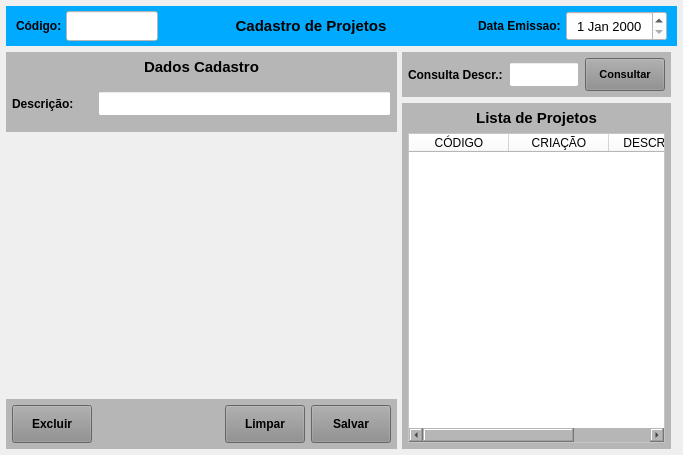
<?xml version="1.0" encoding="UTF-8"?>
<ui version="4.0">
 <class>MainWindow</class>
 <widget class="QMainWindow" name="MainWindow">
  <property name="geometry">
   <rect>
    <x>0</x>
    <y>0</y>
    <width>683</width>
    <height>455</height>
   </rect>
  </property>
  <property name="windowTitle">
   <string>Cadastro de Conjuntos</string>
  </property>
  <property name="styleSheet">
   <string notr="true"/>
  </property>
  <widget class="QWidget" name="centralwidget">
   <layout class="QVBoxLayout" name="verticalLayout">
    <property name="spacing">
     <number>6</number>
    </property>
    <property name="leftMargin">
     <number>6</number>
    </property>
    <property name="topMargin">
     <number>6</number>
    </property>
    <property name="rightMargin">
     <number>6</number>
    </property>
    <property name="bottomMargin">
     <number>6</number>
    </property>
    <item>
     <widget class="QWidget" name="widget" native="true">
      <property name="minimumSize">
       <size>
        <width>0</width>
        <height>40</height>
       </size>
      </property>
      <property name="maximumSize">
       <size>
        <width>16777215</width>
        <height>40</height>
       </size>
      </property>
      <property name="styleSheet">
       <string notr="true">background-color: rgb(0, 170, 255);</string>
      </property>
      <layout class="QHBoxLayout" name="horizontalLayout">
       <property name="spacing">
        <number>2</number>
       </property>
       <property name="leftMargin">
        <number>10</number>
       </property>
       <property name="topMargin">
        <number>5</number>
       </property>
       <property name="rightMargin">
        <number>10</number>
       </property>
       <property name="bottomMargin">
        <number>5</number>
       </property>
       <item>
        <widget class="QLabel" name="label_4">
         <property name="minimumSize">
          <size>
           <width>48</width>
           <height>0</height>
          </size>
         </property>
         <property name="maximumSize">
          <size>
           <width>48</width>
           <height>16777215</height>
          </size>
         </property>
         <property name="font">
          <font>
           <pointsize>9</pointsize>
           <weight>75</weight>
           <bold>true</bold>
          </font>
         </property>
         <property name="styleSheet">
          <string notr="true"/>
         </property>
         <property name="text">
          <string>Código:</string>
         </property>
         <property name="alignment">
          <set>Qt::AlignLeading|Qt::AlignLeft|Qt::AlignVCenter</set>
         </property>
        </widget>
       </item>
       <item>
        <widget class="QLineEdit" name="line_Num">
         <property name="sizePolicy">
          <sizepolicy hsizetype="Preferred" vsizetype="Preferred">
           <horstretch>0</horstretch>
           <verstretch>0</verstretch>
          </sizepolicy>
         </property>
         <property name="minimumSize">
          <size>
           <width>92</width>
           <height>0</height>
          </size>
         </property>
         <property name="maximumSize">
          <size>
           <width>92</width>
           <height>16777215</height>
          </size>
         </property>
         <property name="font">
          <font>
           <pointsize>12</pointsize>
          </font>
         </property>
         <property name="styleSheet">
          <string notr="true">background-color: rgb(255, 255, 255);</string>
         </property>
         <property name="inputMask">
          <string/>
         </property>
         <property name="text">
          <string/>
         </property>
         <property name="frame">
          <bool>true</bool>
         </property>
         <property name="echoMode">
          <enum>QLineEdit::Normal</enum>
         </property>
         <property name="alignment">
          <set>Qt::AlignCenter</set>
         </property>
         <property name="dragEnabled">
          <bool>false</bool>
         </property>
         <property name="placeholderText">
          <string/>
         </property>
        </widget>
       </item>
       <item>
        <widget class="QLabel" name="label_13">
         <property name="sizePolicy">
          <sizepolicy hsizetype="Preferred" vsizetype="Preferred">
           <horstretch>0</horstretch>
           <verstretch>0</verstretch>
          </sizepolicy>
         </property>
         <property name="minimumSize">
          <size>
           <width>0</width>
           <height>0</height>
          </size>
         </property>
         <property name="font">
          <font>
           <pointsize>11</pointsize>
           <weight>75</weight>
           <bold>true</bold>
          </font>
         </property>
         <property name="styleSheet">
          <string notr="true"/>
         </property>
         <property name="text">
          <string>Cadastro de Projetos</string>
         </property>
         <property name="alignment">
          <set>Qt::AlignCenter</set>
         </property>
        </widget>
       </item>
       <item>
        <widget class="QLabel" name="label_11">
         <property name="sizePolicy">
          <sizepolicy hsizetype="Preferred" vsizetype="Preferred">
           <horstretch>0</horstretch>
           <verstretch>0</verstretch>
          </sizepolicy>
         </property>
         <property name="minimumSize">
          <size>
           <width>100</width>
           <height>0</height>
          </size>
         </property>
         <property name="maximumSize">
          <size>
           <width>100</width>
           <height>16777215</height>
          </size>
         </property>
         <property name="font">
          <font>
           <pointsize>9</pointsize>
           <weight>75</weight>
           <bold>true</bold>
          </font>
         </property>
         <property name="styleSheet">
          <string notr="true"/>
         </property>
         <property name="text">
          <string>Data Emissao: </string>
         </property>
         <property name="alignment">
          <set>Qt::AlignRight|Qt::AlignTrailing|Qt::AlignVCenter</set>
         </property>
        </widget>
       </item>
       <item>
        <widget class="QDateEdit" name="date_Emissao">
         <property name="sizePolicy">
          <sizepolicy hsizetype="Preferred" vsizetype="Preferred">
           <horstretch>0</horstretch>
           <verstretch>0</verstretch>
          </sizepolicy>
         </property>
         <property name="minimumSize">
          <size>
           <width>101</width>
           <height>0</height>
          </size>
         </property>
         <property name="maximumSize">
          <size>
           <width>101</width>
           <height>16777215</height>
          </size>
         </property>
         <property name="font">
          <font>
           <pointsize>10</pointsize>
          </font>
         </property>
         <property name="styleSheet">
          <string notr="true">background-color: rgb(255, 255, 255);</string>
         </property>
         <property name="alignment">
          <set>Qt::AlignCenter</set>
         </property>
        </widget>
       </item>
      </layout>
     </widget>
    </item>
    <item>
     <widget class="QWidget" name="widget_2" native="true">
      <property name="styleSheet">
       <string notr="true"/>
      </property>
      <layout class="QHBoxLayout" name="horizontalLayout_3">
       <property name="spacing">
        <number>5</number>
       </property>
       <property name="leftMargin">
        <number>0</number>
       </property>
       <property name="topMargin">
        <number>0</number>
       </property>
       <property name="rightMargin">
        <number>0</number>
       </property>
       <property name="bottomMargin">
        <number>0</number>
       </property>
       <item>
        <widget class="QWidget" name="widget_4" native="true">
         <property name="minimumSize">
          <size>
           <width>391</width>
           <height>0</height>
          </size>
         </property>
         <property name="maximumSize">
          <size>
           <width>391</width>
           <height>16777215</height>
          </size>
         </property>
         <property name="styleSheet">
          <string notr="true"/>
         </property>
         <layout class="QVBoxLayout" name="verticalLayout_2">
          <property name="spacing">
           <number>5</number>
          </property>
          <property name="leftMargin">
           <number>0</number>
          </property>
          <property name="topMargin">
           <number>0</number>
          </property>
          <property name="rightMargin">
           <number>0</number>
          </property>
          <property name="bottomMargin">
           <number>0</number>
          </property>
          <item>
           <widget class="QWidget" name="widget_6" native="true">
            <property name="minimumSize">
             <size>
              <width>0</width>
              <height>80</height>
             </size>
            </property>
            <property name="maximumSize">
             <size>
              <width>16777215</width>
              <height>80</height>
             </size>
            </property>
            <property name="styleSheet">
             <string notr="true">background-color: rgb(182, 182, 182);</string>
            </property>
            <layout class="QVBoxLayout" name="verticalLayout_3">
             <property name="leftMargin">
              <number>6</number>
             </property>
             <property name="topMargin">
              <number>6</number>
             </property>
             <property name="rightMargin">
              <number>6</number>
             </property>
             <property name="bottomMargin">
              <number>6</number>
             </property>
             <item>
              <widget class="QLabel" name="label_2">
               <property name="minimumSize">
                <size>
                 <width>0</width>
                 <height>18</height>
                </size>
               </property>
               <property name="maximumSize">
                <size>
                 <width>16777215</width>
                 <height>18</height>
                </size>
               </property>
               <property name="font">
                <font>
                 <pointsize>11</pointsize>
                 <weight>75</weight>
                 <bold>true</bold>
                </font>
               </property>
               <property name="text">
                <string>Dados Cadastro</string>
               </property>
               <property name="alignment">
                <set>Qt::AlignCenter</set>
               </property>
              </widget>
             </item>
             <item>
              <widget class="QWidget" name="widget_8" native="true">
               <layout class="QHBoxLayout" name="horizontalLayout_4">
                <property name="leftMargin">
                 <number>0</number>
                </property>
                <property name="topMargin">
                 <number>0</number>
                </property>
                <property name="rightMargin">
                 <number>0</number>
                </property>
                <property name="bottomMargin">
                 <number>0</number>
                </property>
                <item>
                 <widget class="QLabel" name="label_24">
                  <property name="minimumSize">
                   <size>
                    <width>80</width>
                    <height>0</height>
                   </size>
                  </property>
                  <property name="maximumSize">
                   <size>
                    <width>80</width>
                    <height>16777215</height>
                   </size>
                  </property>
                  <property name="font">
                   <font>
                    <pointsize>9</pointsize>
                    <weight>75</weight>
                    <bold>true</bold>
                   </font>
                  </property>
                  <property name="text">
                   <string>Descrição:</string>
                  </property>
                  <property name="alignment">
                   <set>Qt::AlignLeading|Qt::AlignLeft|Qt::AlignVCenter</set>
                  </property>
                 </widget>
                </item>
                <item>
                 <widget class="QLineEdit" name="line_Descricao">
                  <property name="sizePolicy">
                   <sizepolicy hsizetype="Preferred" vsizetype="Preferred">
                    <horstretch>0</horstretch>
                    <verstretch>0</verstretch>
                   </sizepolicy>
                  </property>
                  <property name="minimumSize">
                   <size>
                    <width>0</width>
                    <height>25</height>
                   </size>
                  </property>
                  <property name="maximumSize">
                   <size>
                    <width>16777215</width>
                    <height>25</height>
                   </size>
                  </property>
                  <property name="font">
                   <font>
                    <pointsize>9</pointsize>
                   </font>
                  </property>
                  <property name="styleSheet">
                   <string notr="true">background-color: rgb(255, 255, 255);</string>
                  </property>
                  <property name="text">
                   <string/>
                  </property>
                  <property name="maxLength">
                   <number>45</number>
                  </property>
                  <property name="alignment">
                   <set>Qt::AlignLeading|Qt::AlignLeft|Qt::AlignVCenter</set>
                  </property>
                 </widget>
                </item>
               </layout>
              </widget>
             </item>
            </layout>
           </widget>
          </item>
          <item>
           <widget class="QWidget" name="widget_7" native="true"/>
          </item>
          <item>
           <widget class="QWidget" name="widget_3" native="true">
            <property name="minimumSize">
             <size>
              <width>0</width>
              <height>50</height>
             </size>
            </property>
            <property name="maximumSize">
             <size>
              <width>16777215</width>
              <height>50</height>
             </size>
            </property>
            <property name="styleSheet">
             <string notr="true">background-color: rgb(182, 182, 182);</string>
            </property>
            <layout class="QHBoxLayout" name="horizontalLayout_2">
             <property name="spacing">
              <number>6</number>
             </property>
             <property name="leftMargin">
              <number>6</number>
             </property>
             <property name="topMargin">
              <number>6</number>
             </property>
             <property name="rightMargin">
              <number>6</number>
             </property>
             <property name="bottomMargin">
              <number>6</number>
             </property>
             <item>
              <widget class="QPushButton" name="btn_Excluir">
               <property name="sizePolicy">
                <sizepolicy hsizetype="Fixed" vsizetype="Preferred">
                 <horstretch>0</horstretch>
                 <verstretch>0</verstretch>
                </sizepolicy>
               </property>
               <property name="maximumSize">
                <size>
                 <width>80</width>
                 <height>16777215</height>
                </size>
               </property>
               <property name="font">
                <font>
                 <pointsize>9</pointsize>
                 <weight>75</weight>
                 <bold>true</bold>
                </font>
               </property>
               <property name="cursor">
                <cursorShape>PointingHandCursor</cursorShape>
               </property>
               <property name="layoutDirection">
                <enum>Qt::LeftToRight</enum>
               </property>
               <property name="autoFillBackground">
                <bool>false</bool>
               </property>
               <property name="styleSheet">
                <string notr="true">background-color: rgb(141, 141, 141);</string>
               </property>
               <property name="text">
                <string>Excluir</string>
               </property>
               <property name="checkable">
                <bool>false</bool>
               </property>
               <property name="autoDefault">
                <bool>false</bool>
               </property>
               <property name="default">
                <bool>false</bool>
               </property>
               <property name="flat">
                <bool>false</bool>
               </property>
              </widget>
             </item>
             <item>
              <widget class="QLabel" name="label">
               <property name="text">
                <string/>
               </property>
              </widget>
             </item>
             <item>
              <widget class="QPushButton" name="btn_Limpar">
               <property name="sizePolicy">
                <sizepolicy hsizetype="Fixed" vsizetype="Preferred">
                 <horstretch>0</horstretch>
                 <verstretch>0</verstretch>
                </sizepolicy>
               </property>
               <property name="maximumSize">
                <size>
                 <width>80</width>
                 <height>16777215</height>
                </size>
               </property>
               <property name="font">
                <font>
                 <pointsize>9</pointsize>
                 <weight>75</weight>
                 <bold>true</bold>
                </font>
               </property>
               <property name="cursor">
                <cursorShape>PointingHandCursor</cursorShape>
               </property>
               <property name="layoutDirection">
                <enum>Qt::LeftToRight</enum>
               </property>
               <property name="autoFillBackground">
                <bool>false</bool>
               </property>
               <property name="styleSheet">
                <string notr="true">background-color: rgb(141, 141, 141);</string>
               </property>
               <property name="text">
                <string>Limpar</string>
               </property>
               <property name="checkable">
                <bool>false</bool>
               </property>
               <property name="autoDefault">
                <bool>false</bool>
               </property>
               <property name="default">
                <bool>false</bool>
               </property>
               <property name="flat">
                <bool>false</bool>
               </property>
              </widget>
             </item>
             <item>
              <widget class="QPushButton" name="btn_Salvar">
               <property name="sizePolicy">
                <sizepolicy hsizetype="Fixed" vsizetype="Preferred">
                 <horstretch>0</horstretch>
                 <verstretch>0</verstretch>
                </sizepolicy>
               </property>
               <property name="maximumSize">
                <size>
                 <width>80</width>
                 <height>16777215</height>
                </size>
               </property>
               <property name="font">
                <font>
                 <pointsize>9</pointsize>
                 <weight>75</weight>
                 <bold>true</bold>
                </font>
               </property>
               <property name="cursor">
                <cursorShape>PointingHandCursor</cursorShape>
               </property>
               <property name="styleSheet">
                <string notr="true">background-color: rgb(141, 141, 141);</string>
               </property>
               <property name="text">
                <string>Salvar</string>
               </property>
              </widget>
             </item>
            </layout>
           </widget>
          </item>
         </layout>
        </widget>
       </item>
       <item>
        <widget class="QWidget" name="widget_5" native="true">
         <property name="styleSheet">
          <string notr="true"/>
         </property>
         <layout class="QVBoxLayout" name="verticalLayout_5">
          <property name="leftMargin">
           <number>0</number>
          </property>
          <property name="topMargin">
           <number>0</number>
          </property>
          <property name="rightMargin">
           <number>6</number>
          </property>
          <property name="bottomMargin">
           <number>0</number>
          </property>
          <item>
           <widget class="QWidget" name="widget_12" native="true">
            <property name="maximumSize">
             <size>
              <width>16777215</width>
              <height>45</height>
             </size>
            </property>
            <property name="sizeIncrement">
             <size>
              <width>0</width>
              <height>45</height>
             </size>
            </property>
            <property name="styleSheet">
             <string notr="true">background-color: rgb(182, 182, 182);</string>
            </property>
            <layout class="QHBoxLayout" name="horizontalLayout_7">
             <property name="leftMargin">
              <number>6</number>
             </property>
             <property name="topMargin">
              <number>6</number>
             </property>
             <property name="rightMargin">
              <number>6</number>
             </property>
             <property name="bottomMargin">
              <number>6</number>
             </property>
             <item>
              <widget class="QLabel" name="label_6">
               <property name="minimumSize">
                <size>
                 <width>0</width>
                 <height>0</height>
                </size>
               </property>
               <property name="maximumSize">
                <size>
                 <width>95</width>
                 <height>16777215</height>
                </size>
               </property>
               <property name="font">
                <font>
                 <pointsize>9</pointsize>
                 <weight>75</weight>
                 <bold>true</bold>
                </font>
               </property>
               <property name="text">
                <string>Consulta Descr.:</string>
               </property>
               <property name="alignment">
                <set>Qt::AlignLeading|Qt::AlignLeft|Qt::AlignVCenter</set>
               </property>
              </widget>
             </item>
             <item>
              <widget class="QLineEdit" name="line_Consulta">
               <property name="sizePolicy">
                <sizepolicy hsizetype="Preferred" vsizetype="Preferred">
                 <horstretch>0</horstretch>
                 <verstretch>0</verstretch>
                </sizepolicy>
               </property>
               <property name="minimumSize">
                <size>
                 <width>0</width>
                 <height>25</height>
                </size>
               </property>
               <property name="maximumSize">
                <size>
                 <width>16777215</width>
                 <height>25</height>
                </size>
               </property>
               <property name="font">
                <font>
                 <pointsize>9</pointsize>
                </font>
               </property>
               <property name="styleSheet">
                <string notr="true">background-color: rgb(255, 255, 255);</string>
               </property>
               <property name="inputMask">
                <string/>
               </property>
               <property name="alignment">
                <set>Qt::AlignLeading|Qt::AlignLeft|Qt::AlignVCenter</set>
               </property>
              </widget>
             </item>
             <item>
              <widget class="QPushButton" name="btn_Consulta">
               <property name="sizePolicy">
                <sizepolicy hsizetype="Preferred" vsizetype="Preferred">
                 <horstretch>0</horstretch>
                 <verstretch>0</verstretch>
                </sizepolicy>
               </property>
               <property name="minimumSize">
                <size>
                 <width>80</width>
                 <height>0</height>
                </size>
               </property>
               <property name="maximumSize">
                <size>
                 <width>80</width>
                 <height>16777215</height>
                </size>
               </property>
               <property name="font">
                <font>
                 <pointsize>8</pointsize>
                 <weight>75</weight>
                 <bold>true</bold>
                </font>
               </property>
               <property name="cursor">
                <cursorShape>PointingHandCursor</cursorShape>
               </property>
               <property name="layoutDirection">
                <enum>Qt::LeftToRight</enum>
               </property>
               <property name="autoFillBackground">
                <bool>false</bool>
               </property>
               <property name="styleSheet">
                <string notr="true">background-color: rgb(141, 141, 141);</string>
               </property>
               <property name="text">
                <string>Consultar</string>
               </property>
               <property name="checkable">
                <bool>false</bool>
               </property>
               <property name="autoDefault">
                <bool>false</bool>
               </property>
               <property name="default">
                <bool>false</bool>
               </property>
               <property name="flat">
                <bool>false</bool>
               </property>
              </widget>
             </item>
            </layout>
           </widget>
          </item>
          <item>
           <widget class="QWidget" name="widget_11" native="true">
            <property name="styleSheet">
             <string notr="true">background-color: rgb(182, 182, 182);</string>
            </property>
            <layout class="QVBoxLayout" name="verticalLayout_4">
             <property name="leftMargin">
              <number>6</number>
             </property>
             <property name="topMargin">
              <number>6</number>
             </property>
             <property name="rightMargin">
              <number>6</number>
             </property>
             <property name="bottomMargin">
              <number>6</number>
             </property>
             <item>
              <widget class="QLabel" name="label_5">
               <property name="minimumSize">
                <size>
                 <width>0</width>
                 <height>18</height>
                </size>
               </property>
               <property name="maximumSize">
                <size>
                 <width>16777215</width>
                 <height>18</height>
                </size>
               </property>
               <property name="font">
                <font>
                 <pointsize>11</pointsize>
                 <weight>75</weight>
                 <bold>true</bold>
                </font>
               </property>
               <property name="text">
                <string>Lista de Projetos</string>
               </property>
               <property name="alignment">
                <set>Qt::AlignCenter</set>
               </property>
              </widget>
             </item>
             <item>
              <widget class="QTableWidget" name="table_Lista">
               <property name="sizePolicy">
                <sizepolicy hsizetype="Preferred" vsizetype="Preferred">
                 <horstretch>0</horstretch>
                 <verstretch>0</verstretch>
                </sizepolicy>
               </property>
               <property name="font">
                <font>
                 <pointsize>9</pointsize>
                </font>
               </property>
               <property name="styleSheet">
                <string notr="true">background-color: rgb(255, 255, 255);</string>
               </property>
               <attribute name="verticalHeaderDefaultSectionSize">
                <number>0</number>
               </attribute>
               <attribute name="verticalHeaderMinimumSectionSize">
                <number>0</number>
               </attribute>
               <column>
                <property name="text">
                 <string>CÓDIGO</string>
                </property>
               </column>
               <column>
                <property name="text">
                 <string>CRIAÇÃO</string>
                </property>
               </column>
               <column>
                <property name="text">
                 <string>DESCRIÇÃO</string>
                </property>
               </column>
              </widget>
             </item>
            </layout>
           </widget>
          </item>
         </layout>
        </widget>
       </item>
      </layout>
     </widget>
    </item>
   </layout>
  </widget>
 </widget>
 <resources/>
 <connections/>
</ui>
